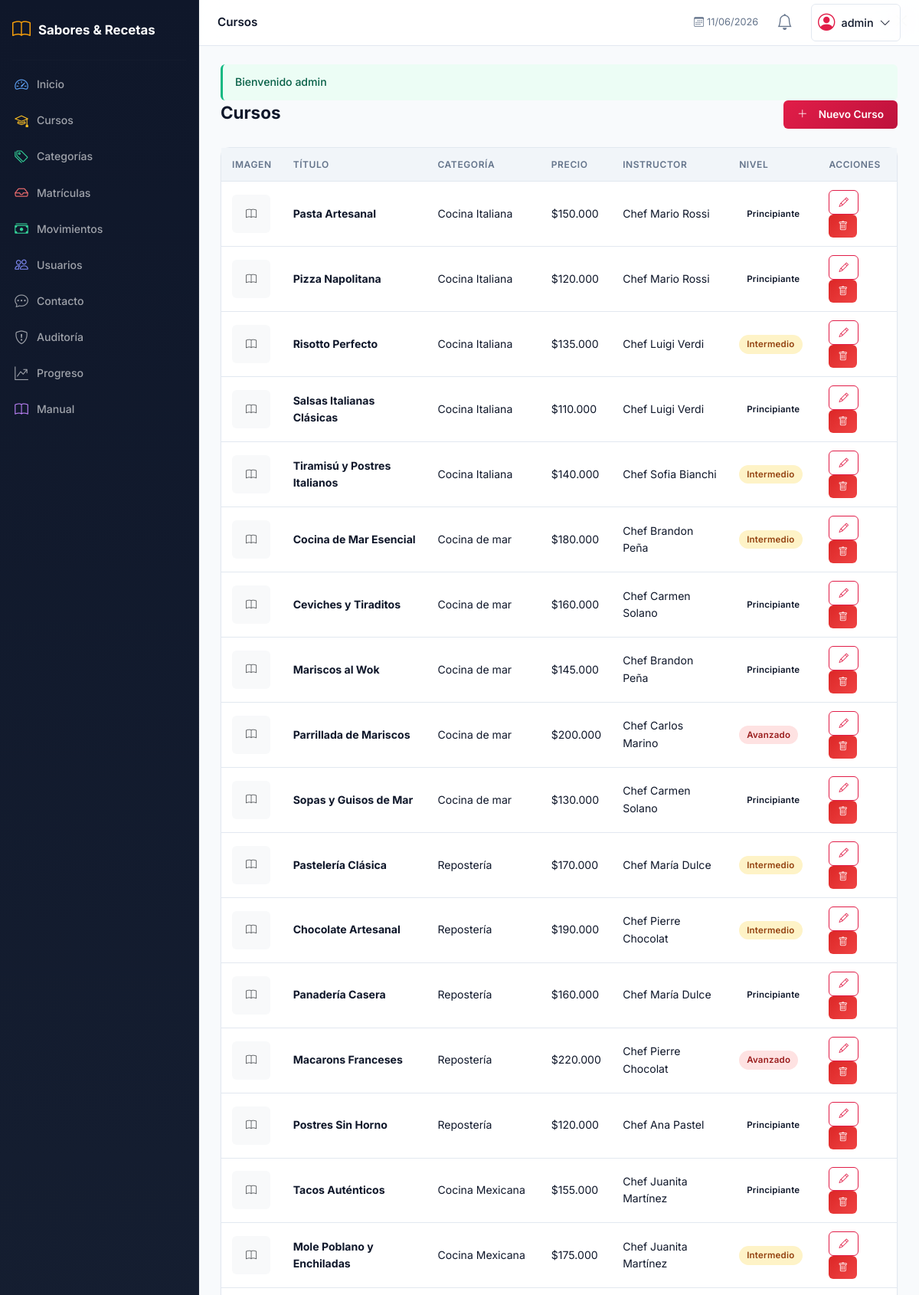
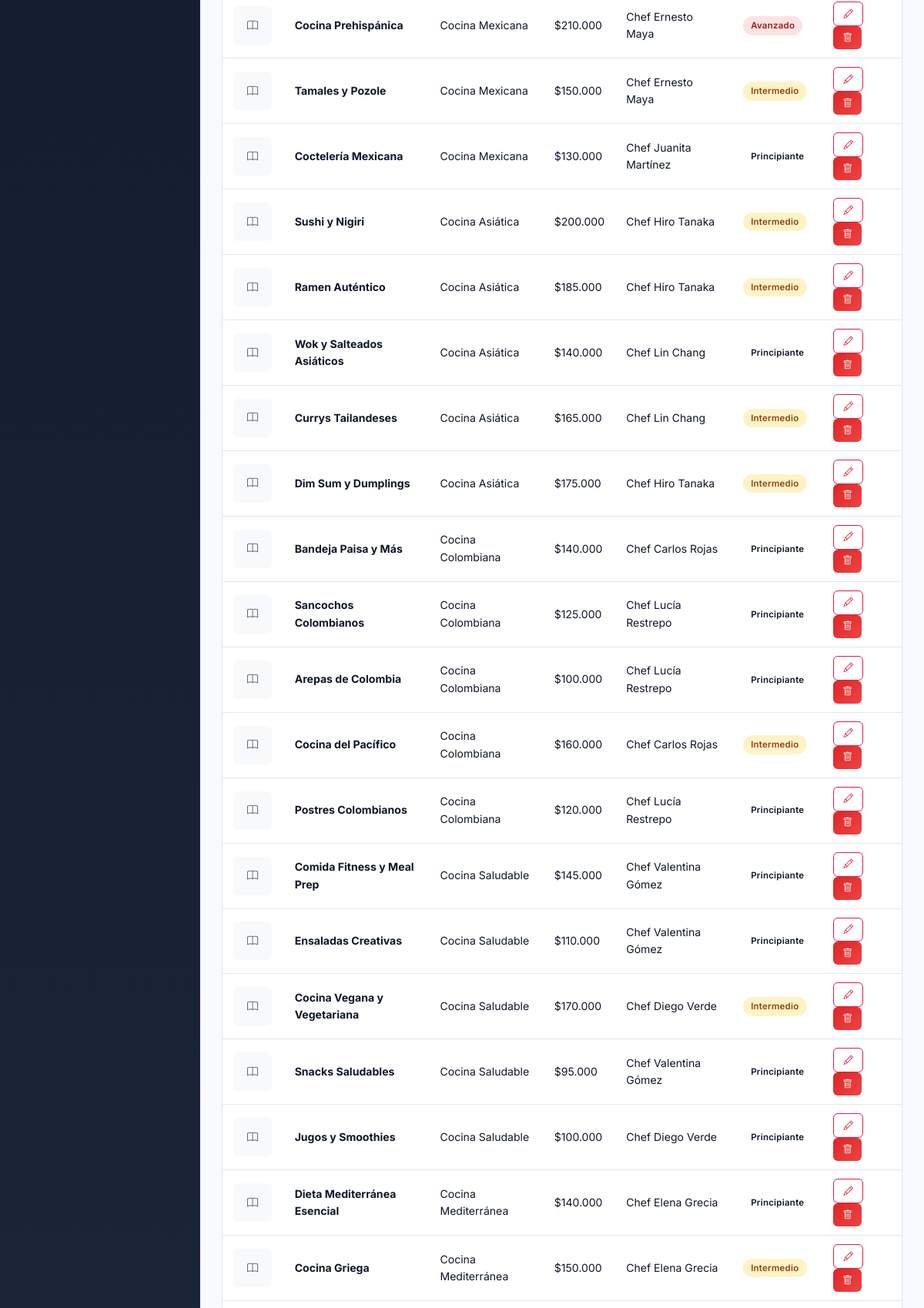
Screenshot of /index.php/cursos (signed in, upper part) with the database file from the repository (2 pictures, top to bottom).
### tables this page shows
CREATE TABLE cursos (
  id int(11) NOT NULL AUTO_INCREMENT,
  category_id int(11) NOT NULL,
  title varchar(200) NOT NULL,
  description text,
  topics text DEFAULT NULL,
  price decimal(12,2) NOT NULL,
  image_url varchar(255) DEFAULT '',
  duration varchar(50) DEFAULT '',
  level varchar(30) DEFAULT 'principiante',
  instructor varchar(100) DEFAULT '',
  featured tinyint(1) DEFAULT 0,
  status varchar(20) DEFAULT 'active',
  period varchar(50) DEFAULT '',
  created_at datetime DEFAULT CURRENT_TIMESTAMP,
  PRIMARY KEY (id),
  KEY category_id (category_id),
  CONSTRAINT cursos_ibfk_1 FOREIGN KEY (category_id) REFERENCES categorias (id) ON DELETE CASCADE
);

CREATE TABLE categorias (
  id int(11) NOT NULL AUTO_INCREMENT,
  name varchar(100) NOT NULL,
  description text,
  image_url varchar(255) DEFAULT '',
  created_at datetime DEFAULT CURRENT_TIMESTAMP,
  PRIMARY KEY (id)
);

### app/Core/Controller.php (called while the page is built, shortened)
<?php
abstract class Controller
{
    protected function view($view, $data = [])
    {
        extract($data);
        $viewPath = __DIR__ . '/../Views/' . str_replace('.', '/', $view) . '.php';
        ob_start(); require $viewPath; $content = ob_get_clean();
        require __DIR__ . '/../Views/layouts/main.php';
    }
}

### app/Controllers/CourseController.php (called while the page is built, shortened)
<?php
class CourseController extends Controller
{
    public function index()
    {
        $cursos = Course::all();
        $this->view('courses.index', ['title' => 'Cursos', 'cursos' => $cursos]);
    }
}

### public/index.php (called while the page is built, shortened)
<?php
require_once __DIR__ . '/../app/autoload.php';
$router = new Router();
$router->get('login', 'AuthController@showLoginForm');
$router->post('login', 'AuthController@login');
$router->get('register', 'AuthController@showRegisterForm');
$router->post('register', 'AuthController@register');
$router->get('logout', 'AuthController@logout');
$router->get('admin', 'DashboardController@index', ['auth','role:admin']);
$router->get('/', 'DashboardController@index', ['auth','role:admin']);
$router->get('cursos', 'CourseController@index', ['auth','role:admin']);
$router->get('cursos/crear', 'CourseController@create', ['auth','role:admin']);
$router->post('cursos/guardar', 'CourseController@store', ['auth','role:admin']);
$router->get('cursos/editar/{id}', 'CourseController@edit', ['auth','role:admin']);
$router->post('cursos/actualizar/{id}', 'CourseController@update', ['auth','role:admin']);
$router->post('cursos/eliminar/{id}', 'CourseController@destroy', ['auth','role:admin']);
$router->get('categorias', 'CategoryController@index', ['auth','role:admin']);
$router->post('categorias/guardar', 'CategoryController@store', ['auth','role:admin']);
$router->post('categorias/eliminar/{id}', 'CategoryController@destroy', ['auth','role:admin']);
$router->get('catalogo', 'CartController@shop', ['auth']);
$router->post('api/carrito/checkout', 'CartController@checkout', ['auth','role:client']);
$router->get('inscripcion/{curso_id}', 'CartController@showEnrollmentForm', ['auth','role:client']);
$router->post('inscripcion/procesar', 'CartController@processEnrollment', ['auth','role:client']);
$router->get('mis-matriculas', 'CartController@myEnrollments', ['auth','role:client']);
$router->post('mis-matriculas/subir-pago', 'CartController@uploadPayment', ['auth','role:client']);
$router->get('admin/enrollments', 'EnrollmentController@pending', ['auth','role:admin']);
$router->post('admin/enrollments/aprobar/{id}', 'EnrollmentController@approve', ['auth','role:admin']);
$router->post('admin/enrollments/rechazar/{id}', 'EnrollmentController@reject', ['auth','role:admin']);
$router->get('admin/enrollments/todas', 'EnrollmentController@all', ['auth','role:admin']);
$router->post('admin/enrollments/cancelar/{id}', 'EnrollmentController@cancel', ['auth','role:admin']);
$router->get('movimientos', 'MovementController@index', ['auth','role:admin,worker']);
$router->post('movimientos/crear', 'MovementController@store', ['auth','role:admin,worker']);
$router->post('movimientos/aprobar/{id}', 'MovementController@approve', ['auth','role:admin']);
$router->post('movimientos/rechazar/{id}', 'MovementController@reject', ['auth','role:admin']);
$router->post('movimientos/eliminar/{id}', 'MovementController@destroy', ['auth','role:admin']);
$router->get('movimientos/exportar', 'MovementController@export', ['auth','role:admin,worker']);
$router->get('api/finance-data', 'MovementController@chartData', ['auth','role:admin']);
$router->get('usuarios', 'UserController@index', ['auth','role:admin']);
$router->get('usuarios/crear', 'UserController@create', ['auth','role:admin']);
$router->post('usuarios/guardar', 'UserController@store', ['auth','role:admin']);
$router->get('usuarios/editar/{id}', 'UserController@edit', ['auth','role:admin']);
$router->post('usuarios/actualizar/{id}', 'UserController@update', ['auth','role:admin']);
$router->post('usuarios/eliminar/{id}', 'UserController@destroy', ['auth','role:admin']);
$router->get('perfil', 'UserController@profile', ['auth']);
$router->get('perfil/editar', 'UserController@editProfile', ['auth']);
$router->post('perfil/actualizar', 'UserController@updateProfile', ['auth']);
$router->post('perfil/foto', 'UserController@uploadProfilePhoto', ['auth']);
$router->get('mis-cursos', 'UserController@myCourses', ['auth','role:client']);
$router->get('configuracion', 'UserController@settings', ['auth']);
$router->post('api/configuracion/notificaciones', 'UserController@saveNotifPrefs', ['auth']);
$router->get('manual', 'PageController@manual', ['auth']);
$router->get('api/notificaciones', 'PageController@notifications', ['auth']);
$router->post('api/notificaciones/leer/{id}', 'PageController@markRead', ['auth']);
$router->post('api/notificaciones/leer-todas', 'PageController@markAllRead', ['auth']);
$router->post('api/notificaciones/eliminar/{id}', 'PageController@deleteNotif', ['auth']);
$router->get('factura/{id}', 'InvoiceController@download', ['auth','role:admin,client']);
$router->get('factura/{id}/html', 'InvoiceController@preview', ['auth','role:admin,client']);
$router->get('contacto', 'ContactController@showForm');
$router->post('contacto/enviar', 'ContactController@send');
$router->get('contactos', 'ContactController@index', ['auth','role:admin']);
$router->post('contactos/eliminar/{id}', 'ContactController@destroy', ['auth','role:admin']);
$router->get('auditoria', 'AuditController@index', ['auth','role:admin']);
$router->get('recuperar-contrasena', 'AuthController@showForgotForm');
$router->post('recuperar-contrasena', 'AuthController@sendReset');
$router->get('restablecer-contrasena/{token}', 'AuthController@showResetForm');
$router->post('restablecer-contrasena/{token}', 'AuthController@doReset');
$router->post('api/usuarios/reset-password/{id}', 'AuthController@adminResetUser', ['auth','role:admin']);
$router->get('curso/{id}', 'CourseViewController@show', ['auth','role:client']);
$router->get('curso/{id}/clase/{claseId}', 'CourseViewController@classView', ['auth','role:client']);
$router->post('api/curso/{id}/clase/{claseId}/completar', 'CourseViewController@completeClass', ['auth','role:client']);
$router->get('curso/{id}/examen/{examenId}', 'ExamController@take', ['auth','role:client']);
$router->post('curso/{id}/examen/{examenId}/enviar', 'ExamController@submit', ['auth','role:client']);
$router->get('curso/{id}/examen/{examenId}/resultado/{intentoId}', 'ExamController@result', ['auth','role:client']);
$router->get('cursos/{id}/contenido', 'CourseController@manageContent', ['auth','role:admin']);
$router->post('api/cursos/{id}/modulos/guardar', 'CourseController@storeModule', ['auth','role:admin']);
$router->post('api/cursos/{id}/modulos/actualizar/{modId}', 'CourseController@updateModule', ['auth','role:admin']);
$router->post('api/cursos/{id}/modulos/eliminar/{modId}', 'CourseController@deleteModule', ['auth','role:admin']);
$router->post('api/cursos/{id}/clases/guardar', 'CourseController@storeClass', ['auth','role:admin']);
$router->post('api/cursos/{id}/clases/actualizar/{claseId}', 'CourseController@updateClass', ['auth','role:admin']);
$router->post('api/cursos/{id}/clases/eliminar/{claseId}', 'CourseController@deleteClass', ['auth','role:admin']);
$router->post('api/cursos/{id}/examenes/guardar', 'CourseController@storeExam', ['auth','role:admin']);
$router->post('api/cursos/{id}/examenes/actualizar/{examenId}', 'CourseController@updateExam', ['auth','role:admin']);
$router->post('api/examenes/{id}/preguntas/guardar', 'CourseController@storeQuestion', ['auth','role:admin']);
$router->post('api/preguntas/eliminar/{pqId}', 'CourseController@deleteQuestion', ['auth','role:admin']);
$router->get('admin/progreso', 'CourseController@progress', ['auth','role:admin']);
$router->get('', 'AuthController@redirectHome');
$router->dispatch();

### index.php (called while the page is built, shortened)
<?php
require __DIR__ . '/public/index.php';

### app/autoload.php (called while the page is built, shortened)
<?php
spl_autoload_register(function ($class) {
    $prefix = 'App\\';
    $baseDir = __DIR__ . '/';
    $len = strlen($prefix);
    $file = $baseDir . str_replace('\\', '/', substr($class, $len)) . '.php';
});
require_once __DIR__ . '/Helpers/functions.php';

### config/database.php (called while the page is built, shortened)
<?php
$envFile = __DIR__ . '/.env';
return [
    'host' => getenv('DB_HOST') ?: 'localhost',
    'port' => getenv('DB_PORT') ?: '3306',
    'dbname' => getenv('DB_NAME') ?: 'sabores_recetas',
    'username' => getenv('DB_USER') ?: 'root',
    'password' => getenv('DB_PASS') ?: '',
    'charset' => 'utf8mb4',
];

### app/Core/Database.php (called while the page is built, shortened)
<?php
class Database
{
    private static $instance = null;
    private $pdo;
    private function __construct()
    {
        $config = require __DIR__ . '/../../config/database.php';
        $dsn = "mysql:host={$config['host']};port={$config['port']};dbname={$config['dbname']};charset={$config['charset']}";
        $this->pdo = new PDO($dsn, $config['username'], $config['password'], [
            PDO::ATTR_ERRMODE => PDO::ERRMODE_EXCEPTION,
            PDO::ATTR_DEFAULT_FETCH_MODE => PDO::FETCH_ASSOC,
            PDO::ATTR_EMULATE_PREPARES => false,
        ]);
    }
    public static function getInstance()
    {
        if (self::$instance === null) self::$instance = new self();
        return self::$instance;
    }
    public function getConnection() { return $this->pdo; }
    public static function query($sql, $params = [])
    {
        $stmt = self::getInstance()->getConnection()->prepare($sql);
        $stmt->execute($params);
        return $stmt;
    }
    public static function fetchAll($sql, $params = []) { return self::query($sql, $params)->fetchAll(); }
}

### app/Models/Course.php (called while the page is built, shortened)
<?php
class Course extends Model
{
    public static function all()
    {
        return \App\Core\Database::fetchAll("SELECT c.*, cat.name as category_name FROM cursos c JOIN categorias cat ON c.category_id=cat.id ORDER BY c.created_at DESC");
    }
}

### app/Helpers/Security.php (called while the page is built, shortened)
<?php
class Security
{
    public static function sanitize($input) { return htmlspecialchars($input, ENT_QUOTES, 'UTF-8'); }
}

### app/Views/courses/index.php (the view, shortened to what this page needs)
<div class="d-flex justify-content-between align-items-center mb-4">
    <h1 class="page-title">Cursos</h1>
    <a href="<?= url('cursos/crear') ?>" class="btn-modern btn-modern-primary"><i class="bi bi-plus-lg me-2"></i>Nuevo Curso</a>
</div>
<div class="card-modern">
    <div class="card-body p-0">
        <div class="table-responsive">
            <table class="table-modern mb-0">
                <thead><tr><th>Imagen</th><th>Título</th><th>Categoría</th><th>Precio</th><th>Instructor</th><th>Nivel</th><th>Acciones</th></tr></thead>
                <tbody>
                    <?php if (empty($cursos)): ?>
                    <tr><td colspan="7"><div class="empty-state"><i class="bi bi-book"></i><p>No hay cursos registrados</p></div></td></tr>
                    <?php else: ?>
                    <?php foreach ($cursos as $c): ?>
                    <tr>
                        <td>
                            <?php if (!empty($c['image_url'])): ?>
                                <img src="<?= upload_url('courses', $c['image_url']) ?>" style="width:50px;height:50px;object-fit:cover;border-radius:8px;">
                            <?php else: ?>
                                <div class="bg-light rounded" style="width:50px;height:50px;display:flex;align-items:center;justify-content:center"><i class="bi bi-book text-muted"></i></div>
                            <?php endif; ?>
                        </td>
                        <td class="fw-bold"><?= e($c['title']) ?></td>
                        <td><?= e($c['category_name']) ?></td>
                        <td><?= format_cop($c['price']) ?></td>
                        <td><?= e($c['instructor']) ?></td>
                        <td><?= levelBadge($c['level']) ?></td>
                        <td>
                            <a href="<?= url('cursos/editar/' . $c['id']) ?>" class="btn-modern btn-modern-outline btn-modern-sm"><i class="bi bi-pencil"></i></a>
                            <form method="post" action="<?= url('cursos/eliminar/' . $c['id']) ?>" class="d-inline" onsubmit="return confirm('¿Eliminar curso?')">
                                <button type="submit" class="btn-modern btn-modern-danger btn-modern-sm"><i class="bi bi-trash"></i></button>
                            </form>
                        </td>
                    </tr>
                    <?php endforeach; ?>
                    <?php endif; ?>
                </tbody>
            </table>
        </div>
    </div>
</div>

### app/Helpers/functions.php (shortened to what this page needs)
<?php
function e($v) { return Security::sanitize($v); }
function format_cop($a) { return '$' . number_format((float)$a, 0, ',', '.'); }
function url($p = '') {
    $base = rtrim(dirname($_SERVER['SCRIPT_NAME']), '/');
    if ($p !== '') $base .= '/index.php';
    return $base . '/' . ltrim($p, '/');
}
function levelBadge($l, $onImg = false) {
    $map = ['principiante'=>'badge-status','intermedio'=>'badge-status pending','avanzado'=>'badge-status rejected'];
    $c = $map[$l] ?? 'badge-status';
    $extra = $onImg ? ' level-on-img' : '';
    return '<span class="' . $c . $extra . '">' . ucfirst($l) . '</span>';
}

### app/Core/Router.php (shortened to what this page needs)
<?php
class Router
{
    private $routes = [];
    private function addRoute($method, $route, $action, $middleware)
    {
        $route = preg_replace('/\{([a-zA-Z_]+)\}/', '(?P<$1>[^/]+)', $route);
        $this->routes[] = ['method' => $method, 'route' => $route, 'pattern' => '#^' . $route . '$#', 'action' => $action, 'middleware' => $middleware];
    }
    public function dispatch()
    {
        $method = $_SERVER['REQUEST_METHOD'];
        $uri = trim(str_replace(dirname($_SERVER['SCRIPT_NAME']), '', parse_url($_SERVER['REQUEST_URI'], PHP_URL_PATH)), '/');
        $uri = preg_replace('#^index\.php/?#', '', $uri);
        foreach ($this->routes as $r) {
            if ($r['method'] !== $method) continue;
            $testUri = $r['route'] === '/' ? ($uri === '' ? '/' : null) : $uri;
            if ($testUri === null) continue;
            if (!preg_match($r['pattern'], $testUri, $matches)) continue;
            $params = array_filter($matches, 'is_string', ARRAY_FILTER_USE_KEY);
            list($ctrl, $meth) = explode('@', $r['action']);
            call_user_func_array([new $class(), $meth], $params);
            return;
        }
    }
}

### rows the page displays
cursos: title "Pasta Artesanal", category.name "Cocina Italiana", price "$150.000", instructor "Chef Mario Rossi", level "Principiante"
cursos: title "Pizza Napolitana", category.name "Cocina Italiana", price "$120.000", instructor "Chef Mario Rossi", level "Principiante"
cursos: title "Risotto Perfecto", category.name "Cocina Italiana", price "$135.000", instructor "Chef Luigi Verdi", level "Intermedio"
cursos: title "Salsas Italianas Clásicas", category.name "Cocina Italiana", price "$110.000", instructor "Chef Luigi Verdi", level "Principiante"
cursos: title "Tiramisú y Postres Italianos", category.name "Cocina Italiana", price "$140.000", instructor "Chef Sofia Bianchi", level "Intermedio"
cursos: title "Cocina de Mar Esencial", category.name "Cocina de mar", price "$180.000", instructor "Chef Brandon Peña", level "Intermedio"
cursos: title "Ceviches y Tiraditos", category.name "Cocina de mar", price "$160.000", instructor "Chef Carmen Solano", level "Principiante"
cursos: title "Mariscos al Wok", category.name "Cocina de mar", price "$145.000", instructor "Chef Brandon Peña", level "Principiante"
cursos: title "Parrillada de Mariscos", category.name "Cocina de mar", price "$200.000", instructor "Chef Carlos Marino", level "Avanzado"
cursos: title "Sopas y Guisos de Mar", category.name "Cocina de mar", price "$130.000", instructor "Chef Carmen Solano", level "Principiante"
cursos: title "Pastelería Clásica", category.name "Repostería", price "$170.000", instructor "Chef María Dulce", level "Intermedio"
cursos: title "Chocolate Artesanal", category.name "Repostería", price "$190.000", instructor "Chef Pierre Chocolat", level "Intermedio"
cursos: title "Panadería Casera", category.name "Repostería", price "$160.000", instructor "Chef María Dulce", level "Principiante"
cursos: title "Macarons Franceses", category.name "Repostería", price "$220.000", instructor "Chef Pierre Chocolat", level "Avanzado"
cursos: title "Postres Sin Horno", category.name "Repostería", price "$120.000", instructor "Chef Ana Pastel", level "Principiante"
cursos: title "Tacos Auténticos", category.name "Cocina Mexicana", price "$155.000", instructor "Chef Juanita Martínez", level "Principiante"
cursos: title "Mole Poblano y Enchiladas", category.name "Cocina Mexicana", price "$175.000", instructor "Chef Juanita Martínez", level "Intermedio"
cursos: title "Cocina Prehispánica", category.name "Cocina Mexicana", price "$210.000", instructor "Chef Ernesto Maya", level "Avanzado"
cursos: title "Tamales y Pozole", category.name "Cocina Mexicana", price "$150.000", instructor "Chef Ernesto Maya", level "Intermedio"
cursos: title "Coctelería Mexicana", category.name "Cocina Mexicana", price "$130.000", instructor "Chef Juanita Martínez", level "Principiante"
cursos: title "Sushi y Nigiri", category.name "Cocina Asiática", price "$200.000", instructor "Chef Hiro Tanaka", level "Intermedio"
cursos: title "Ramen Auténtico", category.name "Cocina Asiática", price "$185.000", instructor "Chef Hiro Tanaka", level "Intermedio"
cursos: title "Wok y Salteados Asiáticos", category.name "Cocina Asiática", price "$140.000", instructor "Chef Lin Chang", level "Principiante"
cursos: title "Currys Tailandeses", category.name "Cocina Asiática", price "$165.000", instructor "Chef Lin Chang", level "Intermedio"
cursos: title "Dim Sum y Dumplings", category.name "Cocina Asiática", price "$175.000", instructor "Chef Hiro Tanaka", level "Intermedio"
cursos: title "Bandeja Paisa y Más", category.name "Cocina Colombiana", price "$140.000", instructor "Chef Carlos Rojas", level "Principiante"
cursos: title "Sancochos Colombianos", category.name "Cocina Colombiana", price "$125.000", instructor "Chef Lucía Restrepo", level "Principiante"
cursos: title "Arepas de Colombia", category.name "Cocina Colombiana", price "$100.000", instructor "Chef Lucía Restrepo", level "Principiante"
cursos: title "Cocina del Pacífico", category.name "Cocina Colombiana", price "$160.000", instructor "Chef Carlos Rojas", level "Intermedio"
cursos: title "Postres Colombianos", category.name "Cocina Colombiana", price "$120.000", instructor "Chef Lucía Restrepo", level "Principiante"
cursos: title "Comida Fitness y Meal Prep", category.name "Cocina Saludable", price "$145.000", instructor "Chef Valentina Gómez", level "Principiante"
cursos: title "Ensaladas Creativas", category.name "Cocina Saludable", price "$110.000", instructor "Chef Valentina Gómez", level "Principiante"
cursos: title "Cocina Vegana y Vegetariana", category.name "Cocina Saludable", price "$170.000", instructor "Chef Diego Verde", level "Intermedio"
cursos: title "Snacks Saludables", category.name "Cocina Saludable", price "$95.000", instructor "Chef Valentina Gómez", level "Principiante"
cursos: title "Jugos y Smoothies", category.name "Cocina Saludable", price "$100.000", instructor "Chef Diego Verde", level "Principiante"
cursos: title "Dieta Mediterránea Esencial", category.name "Cocina Mediterránea", price "$140.000", instructor "Chef Elena Grecia", level "Principiante"
cursos: title "Cocina Griega", category.name "Cocina Mediterránea", price "$150.000", instructor "Chef Elena Grecia", level "Intermedio"

### other values shown
$msg "Bienvenido admin"
